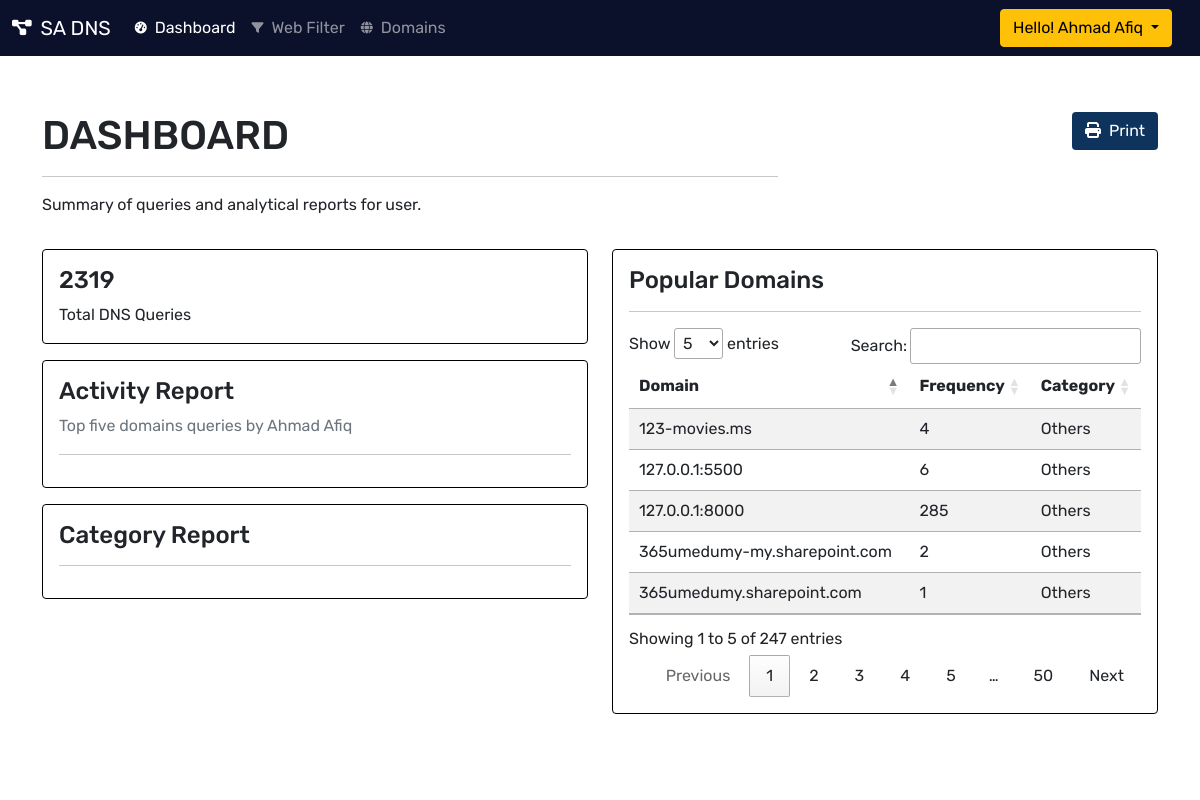
The app's page /dashboard/ (signed in), older data.
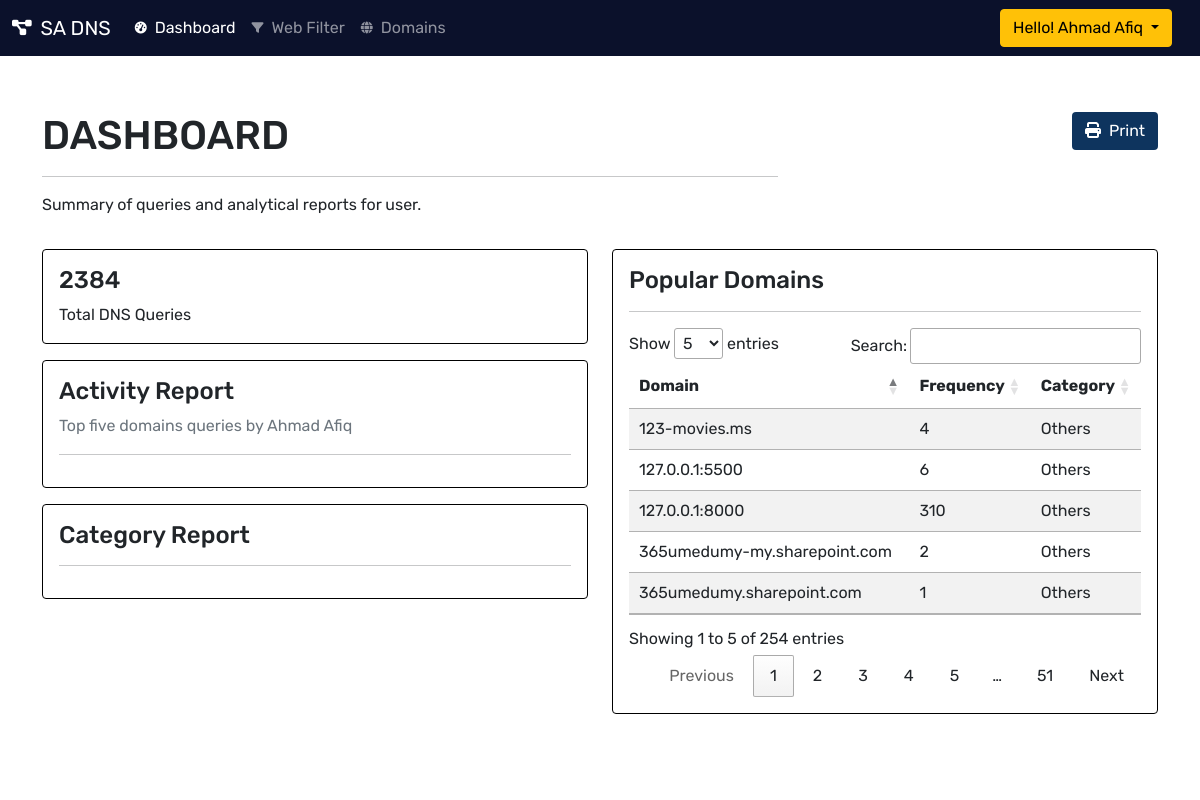
The same page, newer data.
### dashboard/models.py (models this page shows, shortened)
class Domain(models.Model):
    id = models.UUIDField(
        default=uuid.uuid4, unique=True, primary_key=True, editable=False
    )
    owner = models.ForeignKey(Profile,null=True, blank=True,on_delete=models.SET_NULL)
    domain = models.CharField(max_length=500)
    freq = models.IntegerField(null=True, blank=True)
    cat_id = models.ForeignKey('Category', null=True, blank=True, on_delete=models.SET_NULL)
    def __str__(self):
        return self.domain

class Category(models.Model):
    id = models.UUIDField(
        default=uuid.uuid4, unique=True, primary_key=True, editable=False
    )
    name = models.CharField(max_length=200)

### dashboard/views.py (the view)
# urls.py: path('', views.dashboard, name='dashboard'),
@login_required(login_url="login")
def dashboard(request):
    profile = request.user.profile
    name = request.user.first_name
    domains = Domain.objects.filter(owner=profile)
    totalDNSquery = 0
    for x in domains:
        totalDNSquery = totalDNSquery + x.freq
    top_five = Domain.objects.order_by('-freq').filter(owner=profile).values_list('freq', flat=True).distinct()
    top_activity = Domain.objects.order_by('-freq').filter(freq__in=top_five[:5], owner=profile)
    datatop_five = []
    datatop_domain = []
    for x in top_activity:
        datatop_domain.append(x.domain)
        datatop_five.append(x.freq)
    gambling, socialmed, security, adult, others = 0, 0, 0, 0, 0
    for x in domains:
        if (x.cat_id.name == 'Adult'):
            adult = adult + x.freq
        elif (x.cat_id.name == 'Gambling'):
            gambling = gambling + x.freq
        elif (x.cat_id.name == 'Social Media'):
            socialmed = socialmed + x.freq
        elif (x.cat_id.name == 'Security'):
            security = security + x.freq
        elif (x.cat_id.name == 'Others'):
            others = others + x.freq
    data_category = [adult, gambling, socialmed, security, others]
    context = {
        'name' : name,
        'totalDNSquery': totalDNSquery,
        'domains': domains,
        'datatop_five': json.dumps(datatop_five),
        'labels': json.dumps(datatop_domain),
        'data_category' : json.dumps(data_category),
    }
    return render(request, 'dashboard/dashboard.html', context)

### dashboard/templates/dashboard/dashboard.html (shortened to what the changed rows need)
{% include 'main-dashboard.html' %}
{% load static %}
{% block content %}
    <main>
        <div class="container mt-2">
            <div class="row mb-3 pt-5">
                <div class="col-md-8">
                    <div class="">
                        <h1>DASHBOARD</h1>
                    </div>
                </div>
            </div>
        </div>
        <div class="container">
            <div class="row mb-3">
                <div class="col-md-6">
                    <div class="pb-3">
                        <div class="card">
                            <div class="card-body">
                                <h4 class="card-title">{{totalDNSquery}}</h4>
                                <p class="card-text">
                                    Total DNS Queries
                                </p>
                            </div>
                        </div>
                    </div>
                </div>
                <div class="col-md-6">
                    <div class="card">
                        <div class="card-body table-responsive">
                            <h4 class="card-title">Popular Domains</h4>
                            <hr>
                            <table id="example" class="table table-striped" style="width:100%">
                                <thead>
                                    <tr>
                                        <th>Domain</th>
                                        <th>Frequency</th>
                                        <th>Category</th>
                                    </tr>
                                </thead>
                                <tbody>
                                    {% for domain in domains %}
                                    <tr>
                                        <td>{{domain}}</td>
                                        <td>{{domain.freq}}</td>
                                        <td>{{domain.cat_id.name}}</td>
                                    </tr>
                                    {% endfor %}
                                </tbody>
                            </table>
                        </div>
                    </div>
                </div>
            </div>
        </div>
    </main>
{% endblock content %}

Row changes from the older to the newer data that the page shows:
changed Domain (number 1 of 5 on the later page): freq "285" → "310"
Text that changed along with them:
{{ totalDNSquery }}: "2319" → "2384"
text written by a page script: "Show entries Search: Showing 1 to 5 of 247 entries Previous 1 2 3 4 5 … 50 Next" → "Show entries Search: Showing 1 to 5 of 254 entries Previous 1 2 3 4 5 … 51 Next"
